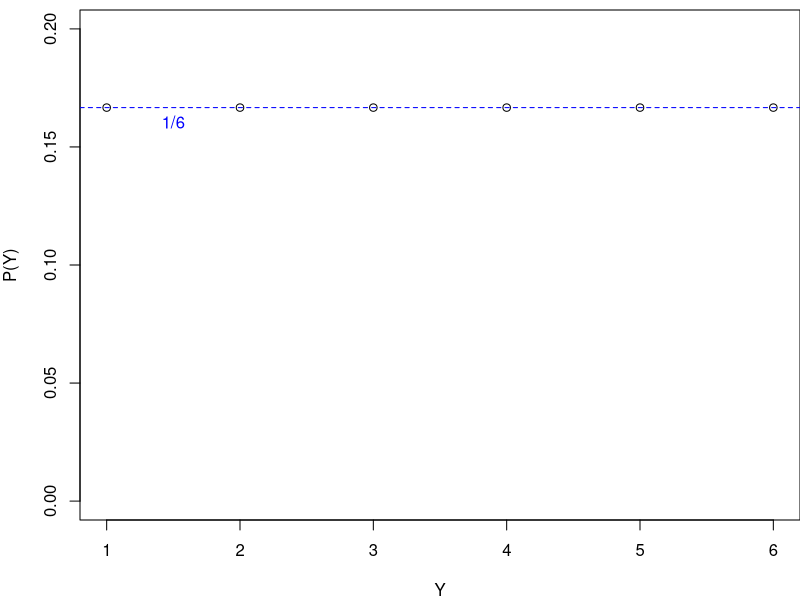
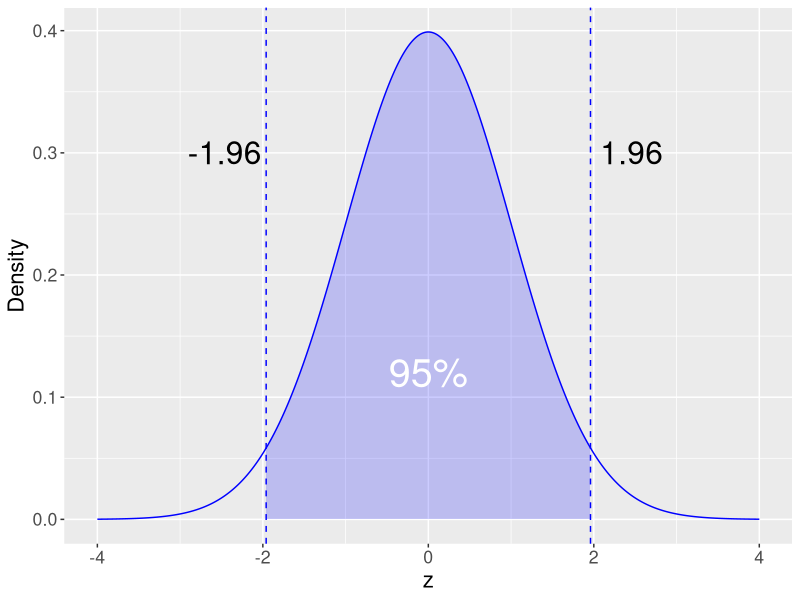
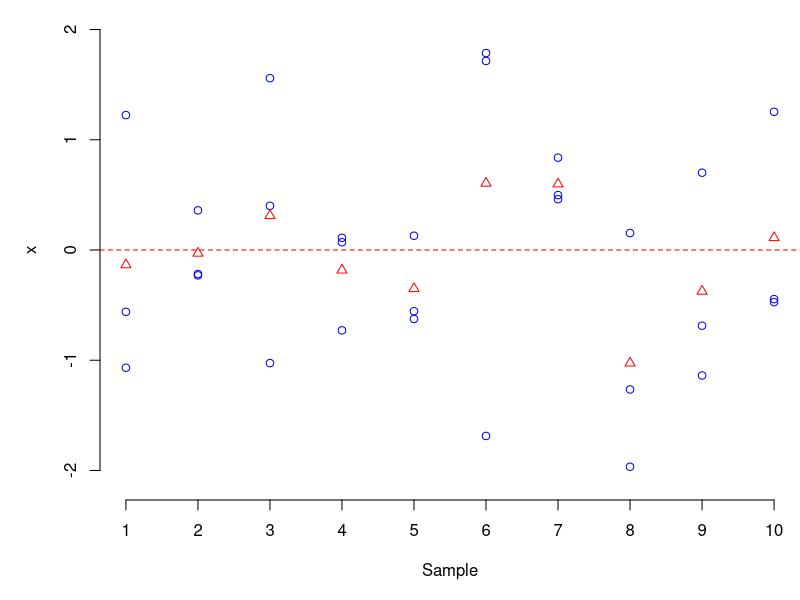
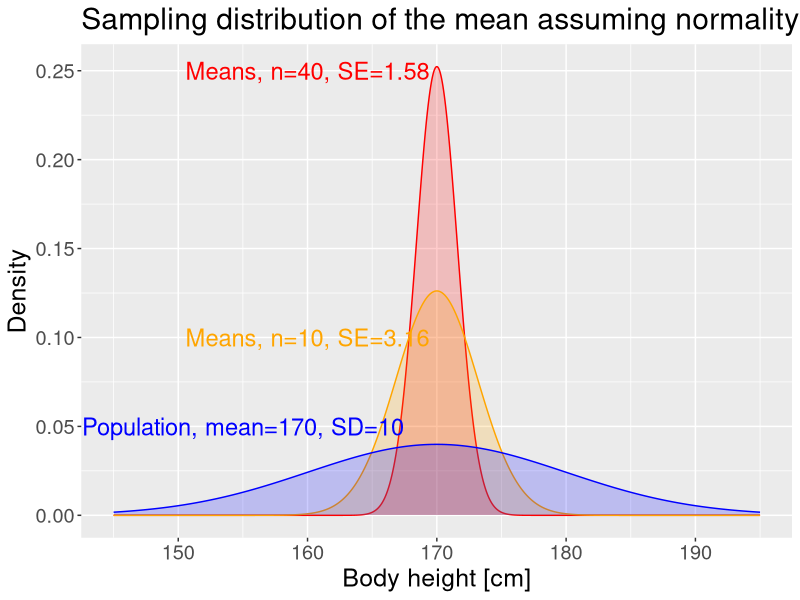
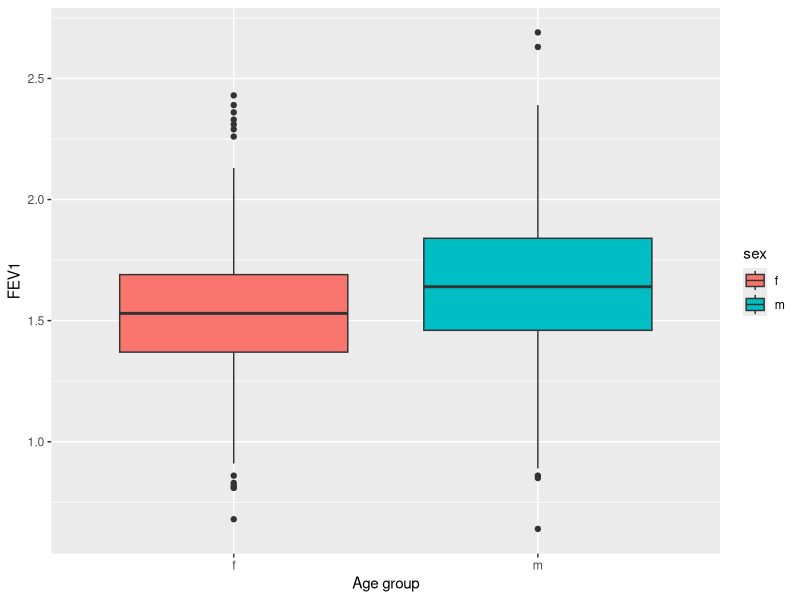
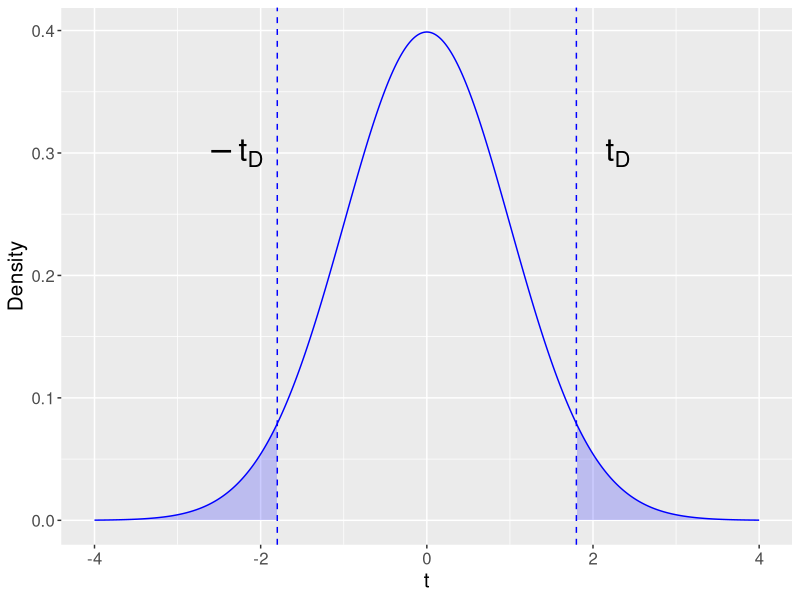
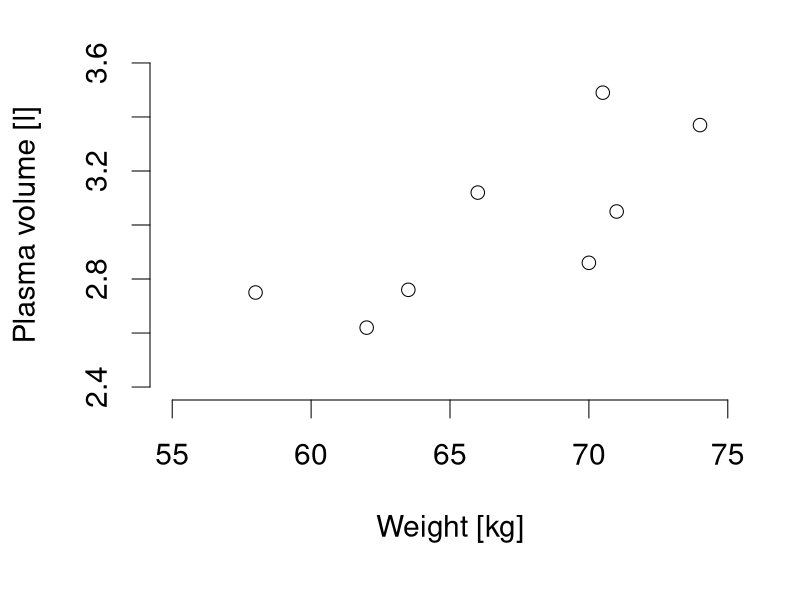
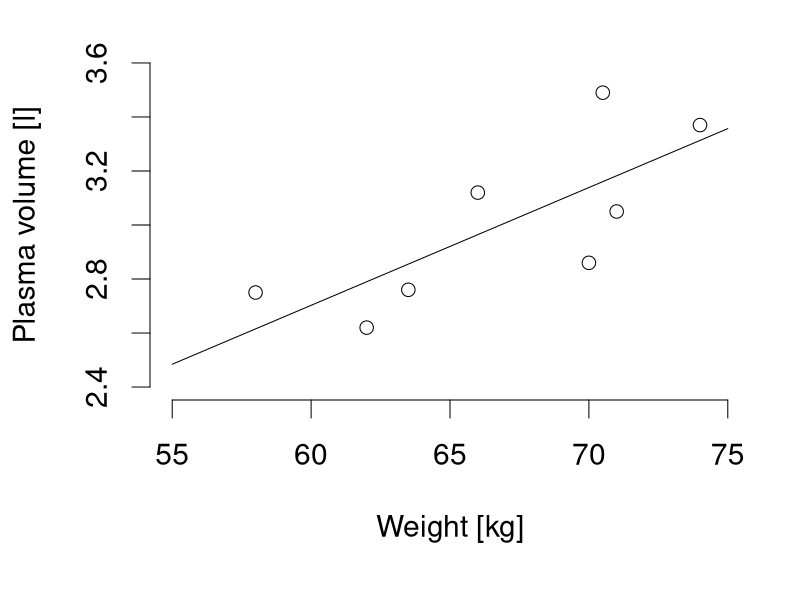

The R script that drew these images, in order:
## ---- chunk 1
library(tidyverse)
library(ggplot2)
library(knitr)
## ---- chunk 2
par(mai=c(0.8,0.8,0.1,0))
plot(1:6,rep(1/6,6), xlab="Y", ylab="P(Y)", ylim=c(0,0.2))
abline(h=1/6, lty=2, col="blue")
text(1.5,1/6,"1/6", pos=1, col="blue", cex=1)
## ---- chunk 3
#| echo: true
#| eval: true
# Using z transformation and standard normal
z<-(180-171.5)/(6.5)
1-pnorm(z)
# or
pnorm(z, lower.tail = FALSE)
# or directly using the distribution of X
1-pnorm(180, mean=171.5, sd=6.5)
## ---- chunk 4
#| echo: true
#| eval: true
qnorm(c(0.95, 0.975, 0.995))
## ---- chunk 5
#| echo: false
#| eval: true
limitRange <- function(fun, min=-Inf, max=Inf) {
  function(x) {
    y <- fun(x)
    y[x < min  |  x > max] <- NA
    return(y)
  }
}

z<-qnorm(0.975)
ggplot() + 
  stat_function(fun = dnorm, color="blue", n=1000) +  
  geom_vline(xintercept = z, linetype="dashed", color ="blue") +
  geom_vline(xintercept = -z, linetype="dashed", color ="blue") +
  stat_function(fun = limitRange(dnorm, min=-z,max=z), geom = "area", fill = "blue", alpha = 0.2, n=1000) + 
  xlim(-4,4) + ylab("Density") + xlab("z") +
  geom_text(aes(label="1.96", x=z+0.5,y=0.3), size=8) + 
  geom_text(aes(label="-1.96", x=-z-0.5,y=0.3), size=8) + 
  geom_text(aes(label="95%", x=0,y=0.12), size=10, color="white") + 
  theme(text = element_text(size=16))
## ---- chunk 6
set.seed(123)
dat <-data.frame(Stichprobe=rep(1:10,3),x=rnorm(30))
par(mai = c(1, 1, 0, 0))
plot(dat$Stichprobe,dat$x, col="blue", xlab="Sample", ylab="x", ylim=c(-2.1,2.1), xaxt="n", bty="n")
axis(1, at = 1:10)
points(1:10,tapply(dat$x,as.factor(dat$Stichprobe), mean), pch=2,col="red")
abline(h=0,lty=2,col="red")
## ---- chunk 7
#|echo: false
#|eval: true
#|fig.align: "center"
mean<-170
sd<-10
normdist<-function(x){dnorm(x,mean=mean, sd=sd)}
tmean<-mean

ggplot() + 
  stat_function(fun = dnorm, args=list(mean=mean, sd=sd/sqrt(40)), color="red", n=1000) +  
  stat_function(fun = dnorm, args=list(mean=mean, sd=sd/sqrt(40)), geom = "area", fill = "red", alpha = 0.2, n=1000) + 
  stat_function(fun = dnorm, args=list(mean=mean, sd=sd/sqrt(10)), color="orange", n=1000) +  
  stat_function(fun = dnorm, args=list(mean=mean, sd=sd/sqrt(10)), geom = "area", fill = "orange", alpha = 0.2, n=1000) + 
  stat_function(fun = dnorm, args=list(mean=mean, sd=sd), color="blue", n=1000) +  
  stat_function(fun = dnorm, args=list(mean=mean, sd=sd), geom = "area", fill = "blue", alpha = 0.2, n=1000) + 
  xlim(mean-2.5*sd,mean+2.5*sd) + ylab("Density") + xlab("Body height [cm]") + 
  geom_text(aes(label="Population, mean=170, SD=10", x=155,y=.05), size=6, color="blue") + 
  geom_text(aes(label="Means, n=10, SE=3.16", x=160,y=.1), size=6, color="orange") + 
  geom_text(aes(label="Means, n=40, SE=1.58", x=160,y=.25), size=6, color="red") + 
  ggtitle(label="Sampling distribution of the mean assuming normality") +
  theme(text = element_text(size=18))

## ---- chunk 8
#| echo: true
#| eval: true
library(tidyverse)
data <- read_csv("data/perulung_ems.csv")
data
## ---- chunk 9
#| echo: true
#| eval: true
data<- data |> mutate(id=as.integer(id), 
                sex = factor(sex, levels=c(0,1), labels=c("f","m")), 
                respsymptoms=factor(respsymptoms, levels=c(0,1), labels=c("no","yes")), 
                asthma_hist=factor(asthma_hist))
data
## ---- chunk 10
#| echo: true
#| eval: true
tbl_fev1 <- data  %>% 
  group_by(sex) %>%
  summarise(n=n(), mean=mean(fev1), sd=sd(fev1))
tbl_fev1
## ---- chunk 11
#| echo: true
#| eval: true
ggplot(data, aes(x=sex, y=fev1, fill=sex)) + 
  geom_boxplot() + 
  xlab("Age group") + 
  ylab("FEV1") 
## ---- chunk 12
#| echo: true
#| eval: true
tbl_fev1$SE <-tbl_fev1$sd/sqrt(tbl_fev1$n)
tbl_fev1$CI_lb<-tbl_fev1$mean - qt(0.975,tbl_fev1$n-1)*tbl_fev1$SE
tbl_fev1$CI_ub<-tbl_fev1$mean + qt(0.975,tbl_fev1$n-1)*tbl_fev1$SE
print(tbl_fev1, digits=3)
## ---- chunk 13
#|echo: false
#|eval: true
#|out.width: 80%
#|fig.align: "center"
t<-1.8

ggplot() + 
  stat_function(fun = function(x){dt(x,df=618)}, color="blue", n=1000) +  
  stat_function(fun = limitRange(dnorm, min=t), geom = "area", fill = "blue", alpha = 0.2, n=1000) + 
  stat_function(fun = limitRange(dnorm, max=-t), geom = "area", fill = "blue", alpha = 0.2, n=1000) + 
  xlim(-4,4) + ylab("Density") + xlab("t") + 
  geom_vline(xintercept = t, linetype="dashed", color ="blue") +
  geom_vline(xintercept = -t, linetype="dashed", color ="blue") +
  geom_text(aes(label="t[D]", x=t+0.5,y=0.3),parse=T, size=8) + 
  geom_text(aes(label="-t[D]", x=-t-0.5,y=0.3),parse=T, size=8) + 
  theme(text = element_text(size=15))
## ---- chunk 14
#| echo: true
#| eval: true
t.test(fev1~sex, data=data)
## ---- chunk 15
data<-read.table("data/plasvol.csv",header=TRUE,sep=";")
#names(data)<-c("ID","Gewicht [kg]", "Plasmavolumen [l]")
kable(data)
## ---- chunk 16
#| echo: false
#| eval: true
par(cex=1.8,mai=c(2,1.5,0.5,0.5))
plot(data[,2],data[,3],bty="n",xlab="Weight [kg]" ,ylab="Plasma volume [l]", ylim=c(2.4,3.6),xlim=c(55,75))
## ---- chunk 17
#| echo: false
#| eval: true
par(cex=1.8,mai=c(2,1.5,0.5,0.5))
plot(data[,2],data[,3],bty="n",xlab="Weight [kg]" ,ylab="Plasma volume [l]", ylim=c(2.4,3.6),xlim=c(55,75))
dat<-data[,2:3]
names(dat)<-c("w","v")
reg<-lm(v~w, data=dat)
w<-c(55,75)
v<-predict(reg,newdata=data.frame(w))
lines(x=w,y=v)

## ---- chunk 18
#| echo: false
#| eval: true
par(cex=1.8,mai=c(2,1.5,0.5,0.5))
plot(data[,2],data[,3],bty="n",xlab="Weight [kg]" ,ylab="Plasma volume [l]", ylim=c(2.4,3.6),xlim=c(55,75))
abline(h=mean(data[,3]),lty=2,lwd=1.5, col="blue")
abline(v=mean(data[,2]),lty=2,lwd=1.5, col="blue")
text(70,3.2,lab="+ +", col="blue")
text(63,3.2,lab="- +", col="blue")
text(63,2.8,lab="- -", col="blue")
text(70,2.8,lab="+ -", col="blue")
text(67,2.5,lab=expression(bar("x")), col="blue", pos=2)
text(55,3.0,lab=expression(bar("y")), col="blue", pos=1)
## ---- chunk 19
#| echo: true
#| eval: true
cor(dat$v,dat$w)
